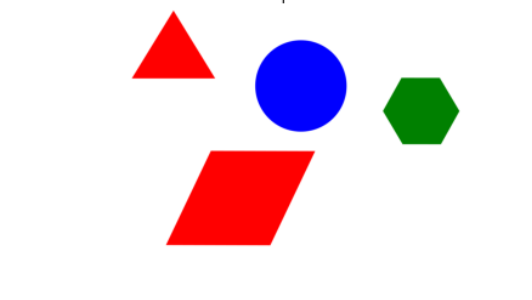
#> input picture data/images/test_shapes.png, 532 x 300 px
$ python table_detection.py
#> lines starting #> are read from the running program, lines starting #| are printed output that depends on the picture; after the words box and inside, x2 and y2 are one past the last pixel; in counts of white or black regions, pixels touching at a corner belong together
# Script to try and detect the table outline on a snooker screen shot

### What do I need to figure out:
# detect table corners myself
# detect when a new shot happens

import cv2
import numpy as np
from matplotlib import pyplot as plt

# reading image
img = cv2.imread("data/images/test_shapes.png")
#> img is the input picture: shape (300, 532, 3); mean B, G, R 228.7, 221.2, 238.4

# converting image into grayscale image
hsv = cv2.cvtColor(img, cv2.COLOR_BGR2HSV)
#> hsv: shape (300, 532, 3); mean H, S, V 6.9, 36.7, 252

lower_green = np.array([45, 100, 20])
upper_green = np.array([75, 255, 255])

mask = cv2.inRange(hsv, lower_green, upper_green)
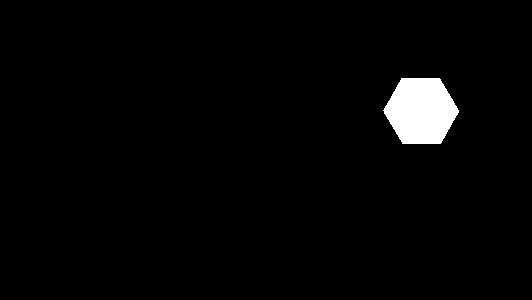
#> mask: shape (300, 532); 2.4% white; 1 white region

contours = cv2.findContours(mask.copy(), cv2.RETR_EXTERNAL, cv2.CHAIN_APPROX_SIMPLE)[1]
#> contours = 1 contour; box (x1, y1, x2, y2) and area: (383, 78, 459, 144) 3678

i = 0
breakpoint()
# list for storing names of shapes
for contour in contours:

    # here we are ignoring first counter because
    # findcontour function detects whole image as shape
    if i == 0:
        i = 1
        continue

    breakpoint()

    # cv2.approxPloyDP() function to approximate the shape
    approx = cv2.approxPolyDP(contour, 0.01 * cv2.arcLength(contour, True), True)

    # using drawContours() function
    cv2.drawContours(img, [contour], 0, (0, 0, 255), 5)

    # finding center point of shape
    M = cv2.moments(contour)

    # If it's 0, make it really close it doesn't really matter
    if M["m00"] == 0:
        M["m00"] = 1

    x = int(M["m10"] / M["m00"])
    y = int(M["m01"] / M["m00"])

    # Check to see if we've found 4 sided objects
    # if len(approx) == 4:
    cv2.putText(
        img,
        "Quadrilateral",
        (x, y),
        cv2.FONT_HERSHEY_SIMPLEX,
        0.6,
        (255, 255, 255),
        2,
    )
#> this loop made 1 pass
#> i on pass 1: 1
#> after the loop, i = 1

# displaying the image after drawing contours
cv2.imshow("shapes", img)

cv2.waitKey(0)
